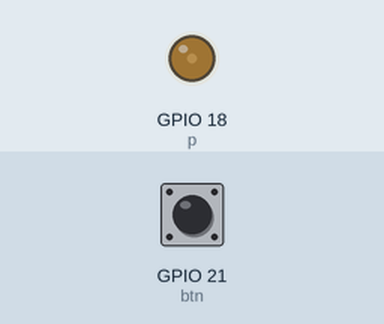
Bench run of a program on a simulated Raspberry Pi (BCM pin numbers). Shown: output pins drawn as LEDs (lit = HIGH). Inputs (shaded band) come from the test bench; at power-on: GPIO 21 (btn) LOW.

Above: at 1.2 s.
1.3 s: GPIO 21 (btn) pulled HIGH for 0.15 s
At 2.5 s:
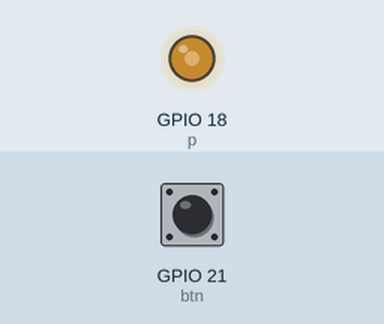
2.9 s: GPIO 21 (btn) pulled HIGH for 1 s
At 3.9 s:
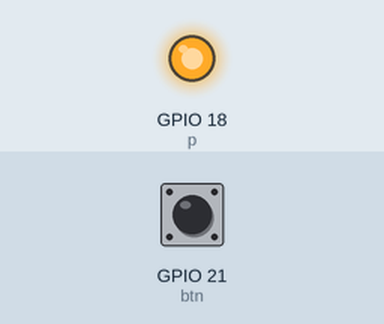
5.4 s: GPIO 21 (btn) pulled HIGH for 3.2 s
At 5.8 s:
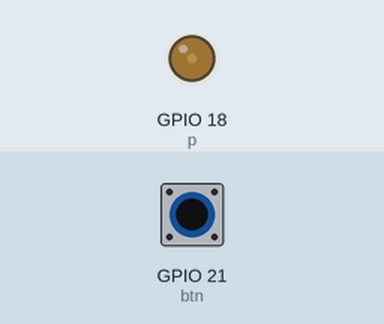
Timing chart, 0 to 8.4 s (numbered marks = the images above; inputs shaded):
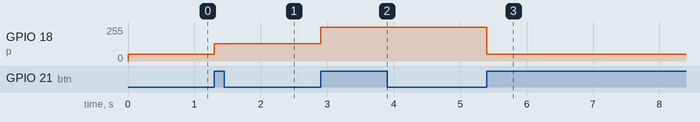

The program:

ex06_pwmbtn.py
```python
import RPi.GPIO as gp
import time

gp.setmode(gp.BCM)
gp.setup(21, gp.IN)
gp.setup(18, gp.OUT)

p = gp.PWM(18, 500)
p.start(0)

check = True
cnt = 0

try:
    while True:
        btn = gp.input(21)
        if(btn==1):
            if(check==True):
                cnt += 1
                check=False
        else:
            check=True
        if cnt %3 ==0:
            p.ChangeDutyCycle(20)
        elif cnt%3 ==1:
            p.ChangeDutyCycle(50)
        else:
            p.ChangeDutyCycle(100)

except KeyboardInterrupt:
    gp.cleanup()
```

Measured:
- after the input at 1.3 s, GPIO 18 (p): 51/255 → 128/255 at once
- after the input at 2.9 s, GPIO 18 (p): 128/255 → 255/255 at once
- after the input at 5.4 s, GPIO 18 (p): 255/255 → 51/255 at once
